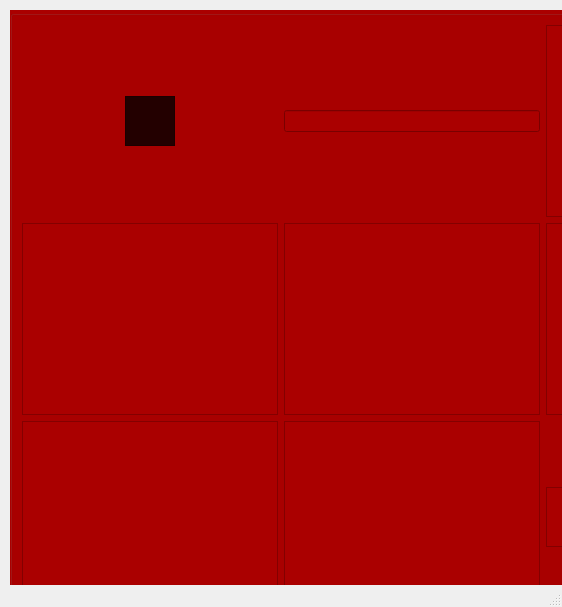
<?xml version="1.0" encoding="UTF-8"?>
<ui version="4.0">
 <class>MainWindow</class>
 <widget class="QMainWindow" name="MainWindow">
  <property name="geometry">
   <rect>
    <x>0</x>
    <y>0</y>
    <width>562</width>
    <height>607</height>
   </rect>
  </property>
  <property name="sizePolicy">
   <sizepolicy hsizetype="Fixed" vsizetype="Fixed">
    <horstretch>0</horstretch>
    <verstretch>0</verstretch>
   </sizepolicy>
  </property>
  <property name="windowTitle">
   <string>MainWindow</string>
  </property>
  <widget class="QWidget" name="centralwidget">
   <widget class="QGroupBox" name="gridGroupBox">
    <property name="geometry">
     <rect>
      <x>10</x>
      <y>10</y>
      <width>540</width>
      <height>540</height>
     </rect>
    </property>
    <property name="sizePolicy">
     <sizepolicy hsizetype="Fixed" vsizetype="Fixed">
      <horstretch>0</horstretch>
      <verstretch>0</verstretch>
     </sizepolicy>
    </property>
    <property name="maximumSize">
     <size>
      <width>540</width>
      <height>540</height>
     </size>
    </property>
    <property name="styleSheet">
     <string notr="true">background-color: rgb(170, 0, 0);</string>
    </property>
    <layout class="QGridLayout" name="gridLayout_2">
     <property name="sizeConstraint">
      <enum>QLayout::SetFixedSize</enum>
     </property>
     <item row="1" column="1">
      <widget class="QTextEdit" name="textEdit_6"/>
     </item>
     <item row="0" column="1">
      <widget class="QLineEdit" name="lineEdit">
       <property name="inputMethodHints">
        <set>Qt::ImhPreferNumbers</set>
       </property>
       <property name="maxLength">
        <number>1</number>
       </property>
      </widget>
     </item>
     <item row="0" column="2">
      <widget class="QTextEdit" name="textEdit_5"/>
     </item>
     <item row="1" column="0">
      <widget class="QTextEdit" name="textEdit_2"/>
     </item>
     <item row="2" column="2">
      <widget class="QTextEdit" name="textEdit_9">
       <property name="maximumSize">
        <size>
         <width>16777215</width>
         <height>60</height>
        </size>
       </property>
      </widget>
     </item>
     <item row="0" column="0" alignment="Qt::AlignHCenter">
      <widget class="QTextEdit" name="textEdit">
       <property name="enabled">
        <bool>true</bool>
       </property>
       <property name="sizePolicy">
        <sizepolicy hsizetype="Fixed" vsizetype="Fixed">
         <horstretch>0</horstretch>
         <verstretch>0</verstretch>
        </sizepolicy>
       </property>
       <property name="maximumSize">
        <size>
         <width>50</width>
         <height>50</height>
        </size>
       </property>
       <property name="font">
        <font>
         <pointsize>24</pointsize>
        </font>
       </property>
       <property name="styleSheet">
        <string notr="true">background-color: rgb(35, 0, 0);
color: rgb(255, 255, 255);

</string>
       </property>
       <property name="inputMethodHints">
        <set>Qt::ImhMultiLine|Qt::ImhNoTextHandles</set>
       </property>
      </widget>
     </item>
     <item row="2" column="0">
      <widget class="QTextEdit" name="textEdit_3"/>
     </item>
     <item row="6" column="1">
      <widget class="QPushButton" name="solver">
       <property name="styleSheet">
        <string notr="true">background-color: rgb(149, 18, 18);
color: rgb(241, 241, 241);
font: 22pt &quot;BigNoodleTitling&quot;;</string>
       </property>
       <property name="text">
        <string>SOLVE</string>
       </property>
      </widget>
     </item>
     <item row="3" column="2">
      <widget class="QLabel" name="label">
       <property name="styleSheet">
        <string notr="true">background-color: rgb(21, 21, 21);
color: rgb(255, 255, 255);</string>
       </property>
       <property name="text">
        <string>X</string>
       </property>
       <property name="alignment">
        <set>Qt::AlignCenter</set>
       </property>
      </widget>
     </item>
     <item row="1" column="2">
      <widget class="QTextEdit" name="textEdit_7"/>
     </item>
     <item row="2" column="1">
      <widget class="QTextEdit" name="textEdit_8"/>
     </item>
     <item row="6" column="0">
      <spacer name="horizontalSpacer">
       <property name="orientation">
        <enum>Qt::Horizontal</enum>
       </property>
       <property name="sizeHint" stdset="0">
        <size>
         <width>40</width>
         <height>20</height>
        </size>
       </property>
      </spacer>
     </item>
     <item row="6" column="2">
      <spacer name="horizontalSpacer_2">
       <property name="orientation">
        <enum>Qt::Horizontal</enum>
       </property>
       <property name="sizeHint" stdset="0">
        <size>
         <width>40</width>
         <height>20</height>
        </size>
       </property>
      </spacer>
     </item>
     <item row="3" column="1">
      <widget class="QLabel" name="label_2">
       <property name="styleSheet">
        <string notr="true">background-color: rgb(21, 21, 21);
color: rgb(255, 255, 255);</string>
       </property>
       <property name="text">
        <string>X</string>
       </property>
       <property name="alignment">
        <set>Qt::AlignCenter</set>
       </property>
      </widget>
     </item>
     <item row="3" column="0">
      <widget class="QLabel" name="label_3">
       <property name="styleSheet">
        <string notr="true">background-color: rgb(21, 21, 21);
color: rgb(255, 255, 255);</string>
       </property>
       <property name="text">
        <string>X</string>
       </property>
       <property name="alignment">
        <set>Qt::AlignCenter</set>
       </property>
      </widget>
     </item>
    </layout>
   </widget>
  </widget>
  <widget class="QMenuBar" name="menubar">
   <property name="geometry">
    <rect>
     <x>0</x>
     <y>0</y>
     <width>562</width>
     <height>21</height>
    </rect>
   </property>
  </widget>
  <widget class="QStatusBar" name="statusbar"/>
 </widget>
 <resources/>
 <connections/>
</ui>
